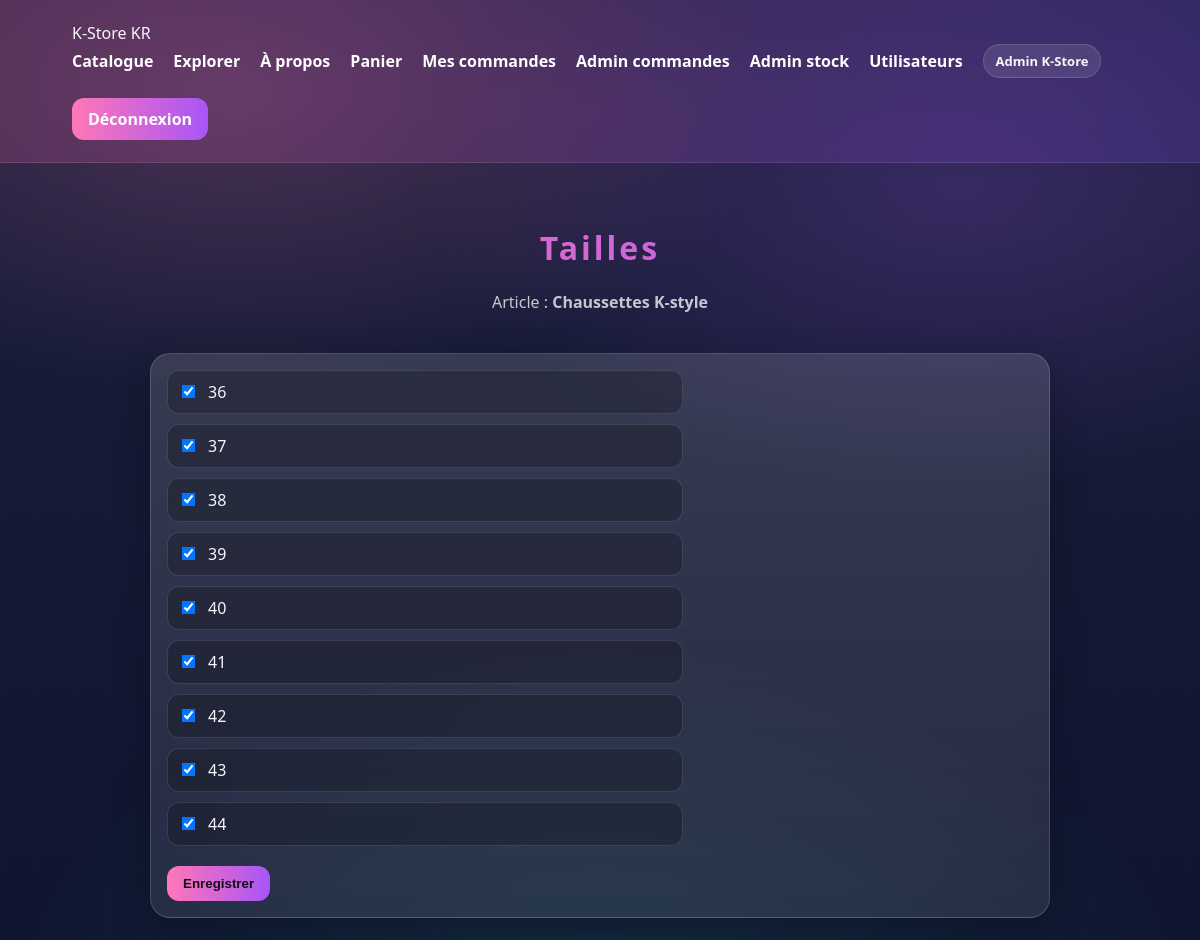
/admin/item_sizes.php?id=47 (signed in), run on the app's committed database.
### tables this page shows
CREATE TABLE `items` (
  `id` int(11) NOT NULL,
  `category_id` int(11) DEFAULT NULL,
  `name` varchar(160) NOT NULL,
  `description` text NOT NULL,
  `price` decimal(10,2) NOT NULL,
  `stock` int(11) NOT NULL DEFAULT 0,
  `restock_at` date DEFAULT NULL,
  `image` varchar(255) DEFAULT NULL,
  `is_active` tinyint(1) NOT NULL DEFAULT 1,
  `published_at` timestamp NOT NULL DEFAULT current_timestamp()
);

CREATE TABLE `sizes` (
  `id` int(11) NOT NULL,
  `code` varchar(10) NOT NULL,
  `label` varchar(50) NOT NULL
);

### admin/item_sizes.php (the view, shortened to what this page needs)
<?php
require_once __DIR__ . '/../config/db.php';
$itemId = (int)($_GET['id'] ?? 0);
$itemStmt = $pdo->prepare("SELECT id, name FROM items WHERE id = ? LIMIT 1");
$itemStmt->execute([$itemId]);
$item = $itemStmt->fetch(PDO::FETCH_ASSOC);
$sizes = $pdo->query("SELECT id, code FROM sizes ORDER BY code")->fetchAll(PDO::FETCH_ASSOC);
$linkedStmt = $pdo->prepare("SELECT size_id FROM item_sizes WHERE item_id = ?");
$linkedStmt->execute([$itemId]);
$linkedIds = array_map('intval', $linkedStmt->fetchAll(PDO::FETCH_COLUMN));
require_once __DIR__ . '/../includes/header.php';
?>
<header class="container hero">
  <h1>Tailles</h1>
  <p>Article : <strong><?= htmlspecialchars($item['name']) ?></strong></p>
</header>
<main class="container">
  <div class="panel" style="padding:16px;max-width:900px;margin:0 auto;">
    <form method="post" style="display:grid;gap:10px;">
      <div style="display:grid;grid-template-columns:repeat(auto-fill,minmax(160px,1fr));gap:10px;">
        <?php foreach ($sizes as $s): ?>
          <label class="k-check" style="padding:10px;border:1px solid rgba(255,255,255,.12);border-radius:12px;">
            <input type="checkbox" name="sizes[]" value="<?= (int)$s['id'] ?>"
              <?= in_array((int)$s['id'], $linkedIds, true) ? 'checked' : '' ?>>
            <span><?= htmlspecialchars($s['code']) ?></span>
          </label>
        <?php endforeach; ?>
      </div>
      <div style="display:flex;gap:10px;flex-wrap:wrap;margin-top:10px;">
        <button class="btn" type="submit">Enregistrer</button>

### assets/css/style.css (style rules this page uses)
:root { --bg1:#1a1f3a; --bg2:#0f1530; --card:rgba(255,255,255,.14); --card2:rgba(255,255,255,.10); --pink:#ff77b7; --violet:#a855f7; --teal:#45ffd1; --text:#f7f7fb; --muted:rgba(255,255,255,.75); }
* { box-sizing:border-box }
body { margin:0;font-family:"Segoe UI",Arial,sans-serif;color:var(--text); background: radial-gradient(900px 500px at 20% 10%, rgba(255,119,183,.22), transparent 60%), radial-gradient(900px 500px at 80% 20%, rgba(168,85,247,.22), transparent 60%), radial-gradient(1100px 700px at 50% 110%, rgba(69,255,209,.10), transparent 55%), linear-gradient(180deg,var(--bg1),var(--bg2)); }
body::before { content:"";position:fixed;inset:0;pointer-events:none; background: repeating-linear-gradient(90deg, rgba(255,255,255,.05) 0 1px, transparent 1px 36px), repeating-linear-gradient(0deg, rgba(255,255,255,.04) 0 1px, transparent 1px 36px); opacity:.25;mix-blend-mode:overlay; }
.container { max-width:1100px;margin:auto;padding:22px }
.hero { text-align:center;padding:42px 20px 18px }
.hero h1 { letter-spacing:3px; background:linear-gradient(90deg,var(--pink),var(--violet)); background-clip:text;-webkit-background-clip:text;-webkit-text-fill-color:transparent; }
.hero p { margin:0;color:var(--muted) }
.btn { background:linear-gradient(90deg,var(--pink),var(--violet)); border:none;padding:10px 16px;border-radius:12px; color:#160a14;font-weight:700;cursor:pointer; }
.panel { background:linear-gradient(180deg, rgba(255,255,255,.14), rgba(255,255,255,.09)); border:1px solid rgba(255,255,255,.16); border-radius:20px;padding:18px; box-shadow:0 12px 35px rgba(0,0,0,.25); backdrop-filter:blur(12px); }
.k-check { grid-column:span 3; display:flex;align-items:center;gap:10px; padding:10px 12px;border-radius:999px; background:rgba(0,0,0,.22); border:1px solid rgba(255,255,255,.12); cursor:pointer;user-select:none; }
.k-check input { transform:scale(1.05) }

### data on the page
items: name "Chaussettes K-style"
sizes: id "☑", code "36"
sizes: id "☑", code "37"
sizes: id "☑", code "38"
sizes: id "☑", code "39"
sizes: id "☑", code "40"
sizes: id "☑", code "41"
sizes: id "☑", code "42"
sizes: id "☑", code "43"
sizes: id "☑", code "44"

### other printed values
$fullname "Admin K-Store"
